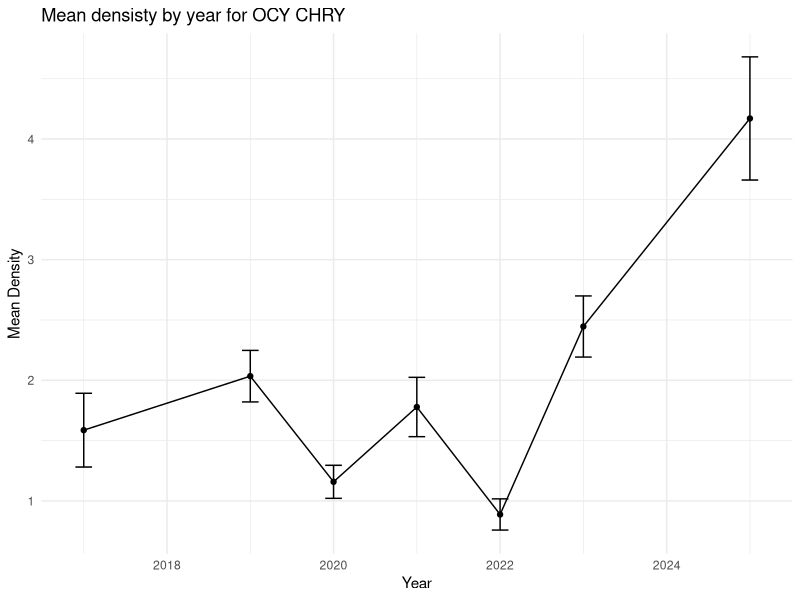

Recreate this plot in R.
## for loops
library(tidyverse)


# For loops ---------------------------------------------------------------
#1. Create a for loop that prints each integer from 1 to 25
for(Integer in 1:25) {
  print(Integer)
}

#2. Create a for loop that prints all the unique species from the ‘fish_psu_density’ dataset
fish_density <- read_csv("data/fish_psu_density.csv")

for(uni_sp in fish_density) {
  uni_sp <- unique(fish_density$SPECIES_CD)
}
print(uni_sp)

#3. Create a for loop that prints the square of each integer from 1 to 10
for(square in 1:10){
  square <- square^2
  print(square)
}

#4. Create a for loop that prints only the odd numbers from a sequence of integers from 1 to 20
for(odd in 1:20){
  odd_num <- odd[odd %% 2 !=0]
  print(odd_num)
}

#5. Create a for loop that prints integer ‘is even’ or ‘is odd’ for a sequence of integers from 1 to 10
#Because there are only 2 conditions its ok to do if and else if but if more than two then use else if
for(Integer in 1:10){
  if(Integer %% 2 ==0) {
    print(paste(Integer, "is even"))
  }
  
  else if(Integer %% 2 !=0) {
    print(paste(Integer, "is odd"))
  }
}
#Simplified version
for(Integer in 1:10){
  if(Integer %% 2 ==0) {
    print(paste(Integer, "is even"))
  }
  
  else{
    print(paste(Integer, "is odd"))
  }
}

#6. Create a for loop that inserts all the unique species from ‘fish_psu_density’ into a new vector
unique_sp <- c() # create an empty vector

for(spp in unique(fish_density$SPECIES_CD)) {
  unique_sp <- append(unique_sp, spp)
  print(unique_sp) #this will show the progress of it printing each unique species
}


# Creating functions ------------------------------------------------------
#7. Create a function that squares any given value

square_value <- function(value) {
  val <- value^2
  print(val)
}

square_value(4)

#8. Create a function that calculates the circumference and area of a circle given any radius

circ_area_radius <- function(radius) {
  circ <- 2*pi*radius
  print(paste("circumference = ", circ))
  area <- pi*(radius^2)
  print(paste("area = ", area))
}
circ_area_radius(3)

#9. Create a function that returns the number of samples per YEAR and STRAT from the ‘fish_psu_density’ dataframe

num_samples <- function() {
  samples_per_YEARSTRAT <- fish_density |> 
    select(YEAR,STRAT) |> 
    n_distinct()
  print(samples_per_YEARSTRAT)
}
num_samples()

#10. Create a function that returns a point and line plot (+- standard error) of mean density over time by REGION for any species. Use the ‘fish_psu_density’ dataset.

graph_density <- function(data, species) {
  density_time <- {{data}} |> 
    filter(SPECIES_CD == {{species}}) |> 
    group_by(YEAR) |> 
    summarize(
      mean_den = mean(density),
      SEM_ = sd(density) / sqrt(length(density))
    )
  
  ggplot(density_time, aes(YEAR, mean_den))+
    geom_point()+
    geom_line()+
    geom_errorbar(aes(ymin = mean_den - SEM_, 
                      ymax = mean_den + SEM_), width = 0.2) +
    theme_minimal()+
    ylab("Mean Density")+
    xlab("Year")+
    labs(title = paste("Mean densisty by year for", species))
}

graph_density(fish_density, "OCY CHRY")
